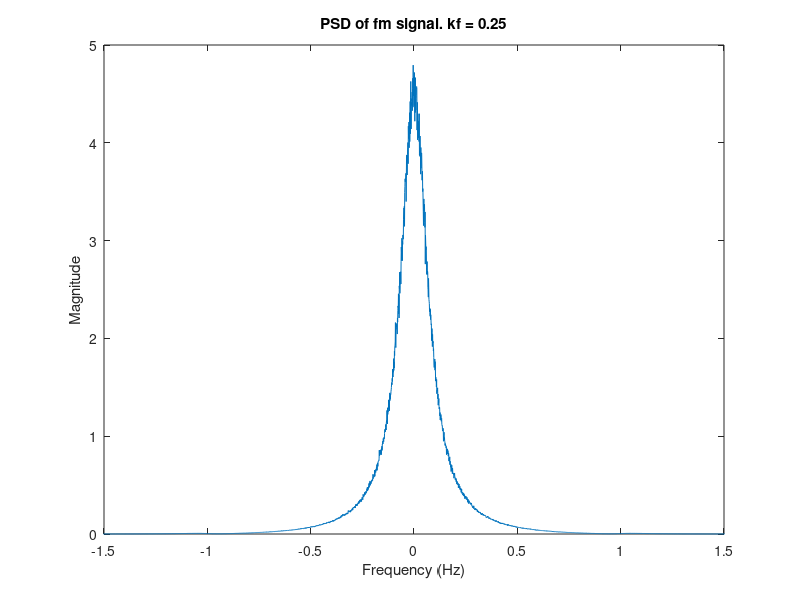

MATLAB code to generate this figure:
oversampling_factor = 16;

%for a pulse with amplitude one, the max frequency deviation is given by kf
kf=0.25;

%increase the oversampling factor if kf (and hence frequency deviation, and hence bw of FM s 
oversampling_factor = ceil(max(kf,1)*oversampling_factor);

ts=1/oversampling_factor; %sampling time

nsamples = ceil(1/ts);
% pulse = ones(nsamples,1); %rectangular pulse
pulse_time = 0:ts:1;
pulse = sin(pi*pulse_time);

% calculating PSD

nsymbols =1000;
symbols=zeros(nsymbols,1);
nruns=1000;
fs_desired=0.1;
Nmin = ceil(1/(fs_desired*ts)); %minimum length DFT for desired frequency granularity 
message_length=1+(nsymbols-1)*nsamples+length(pulse)-1;
Nmin = max(message_length,Nmin);
% %for efficient computation, choose FFT size to be power of 2
Nfft = 2^(nextpow2(Nmin)) %FFT size = the next power of 2 at least as big as Nmin 
psd=zeros(Nfft,1);

for runs=1:nruns,
	%random symbol sequence
	% symbols = sign(rand(nsymbols,1)-0.5); 
	symbols = randn(nsymbols,1);
	nsymbols_upsampled = 1+(nsymbols-1)*nsamples; 
	symbols_upsampled = zeros(nsymbols_upsampled,1); 
	symbols_upsampled(1:nsamples:nsymbols_upsampled) = symbols; 
	message = conv(symbols_upsampled,pulse);
	%FM signal phase
	theta = 2*pi*kf*ts*cumsum(message);
	cenvelope = exp(j*theta);
	time = (0:length(cenvelope)-1)*ts;
	% %freq domain signal computed using DFT
	cenvelope_freq = ts*fft(cenvelope,Nfft); %FFT of size Nfft, automatically zeropads as needed 
	cenvelope_freq_centered = fftshift(cenvelope_freq); %shifts DC to center of spectrum 
	psd=psd+abs(cenvelope_freq_centered).^2;
end

psd=psd/(nruns*nsymbols);
fs=1/(Nfft*ts) %actual frequency resolution attained
% %set of frequencies for which Fourier transform has been computed using DFT
freqs = ((1:Nfft)-1-Nfft/2)*fs;
%plot the PSD
plot(freqs,psd);
title(["PSD of fm signal. kf = ", num2str(kf)]);
ylabel("Magnitude");
xlabel("Frequency (Hz)");
xlim([-1.5, 1.5]);
print -dpng 7a.png